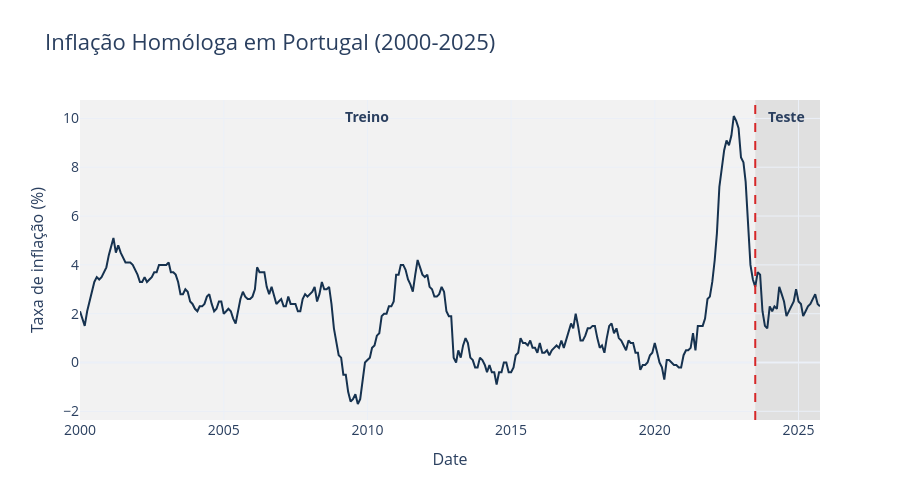

Write notebook code for a chart like this one.
### Code cell
fig = go.Figure()
fig.add_trace(go.Scatter(x=df.Date, y=df[target], mode='lines', name='Inflation',
                        line=dict(color=primary_color, width=2)))

fig.add_vline(
    x="2023-07-01",
    line_width=2,
    line_dash="dash",
    line_color=red_color
    # annotation_text="Julho 2023",
    # annotation_position="top right"
)

split_date = "2023-07-01"

fig.add_vrect(
    x0=df["Date"].min(),
    x1=split_date,
    fillcolor="rgba(0, 0, 0, 0.05)",
    # opacity=0.1,
    layer="below",
    line_width=0,
)

fig.add_vrect(
    x0=split_date,
    x1=df["Date"].max(),
    fillcolor="rgba(0, 0, 0, 0.12)",
    # opacity=0.1,
    layer="below",
    line_width=0,
)

fig.add_annotation(x="2010-01-01", y=max(df[target]),
                   text="Treino",
                   showarrow=False,
                   font=dict(size=14, weight='bold'))

fig.add_annotation(x="2024-08-01", y=max(df[target]),
                   text="Teste",
                   showarrow=False,
                   font=dict(size=14, weight='bold'))

fig.update_layout(title='Inflação Homóloga em Portugal (2000-2025)',
                  xaxis_title='Date', yaxis_title='Taxa de inflação (%)',
                  # 🔹 Fonte global (base)
                  font=dict(
                      size=ticket_size
                  ),
                    
                  # 🔹 Título principal
                  title_font=dict(
                      size=title_size
                  ),

                  # 🔹 Eixos
                  xaxis=dict(
                      title_font=dict(size=label_size),
                      tickfont=dict(size=ticket_size),
                  ),

                  yaxis=dict(
                      title_font=dict(size=label_size),
                      tickfont=dict(size=ticket_size)
                  ),
                  template='plotly_white', height=500)
fig.show()

### Figure 1 — Plotly figure (JSON) as saved in the notebook; plotly's stock layout.template omitted (floating-point values rounded to 4 significant figures; data arrays with more than 128 entries replaced by an {"elided": "..."} marker saying what was removed)
{"data": [{"line": {"color": "#16324F", "width": 2}, "mode": "lines", "name": "Inflation", "type": "scatter", "x": {"elided": "310 str values"}, "y": {"elided": "310 float values"}}], "layout": {"annotations": [{"font": {"size": 14, "weight": "bold"}, "showarrow": false, "text": "Treino", "x": "2010-01-01", "y": 10.1}, {"font": {"size": 14, "weight": "bold"}, "showarrow": false, "text": "Teste", "x": "2024-08-01", "y": 10.1}], "font": {"size": 14}, "height": 500, "shapes": [{"line": {"color": "#D62728", "dash": "dash", "width": 2}, "type": "line", "x0": "2023-07-01", "x1": "2023-07-01", "xref": "x", "y0": 0, "y1": 1, "yref": "y domain"}, {"fillcolor": "rgba(0, 0, 0, 0.05)", "layer": "below", "line": {"width": 0}, "type": "rect", "x0": "2000-01-01T00:00:00", "x1": "2023-07-01", "xref": "x", "y0": 0, "y1": 1, "yref": "y domain"}, {"fillcolor": "rgba(0, 0, 0, 0.12)", "layer": "below", "line": {"width": 0}, "type": "rect", "x0": "2023-07-01", "x1": "2025-10-01T00:00:00", "xref": "x", "y0": 0, "y1": 1, "yref": "y domain"}], "title": {"font": {"size": 22}, "text": "Inflação Homóloga em Portugal (2000-2025)"}, "xaxis": {"tickfont": {"size": 14}, "title": {"font": {"size": 16}, "text": "Date"}}, "yaxis": {"tickfont": {"size": 14}, "title": {"font": {"size": 16}, "text": "Taxa de inflação (%)"}}}}
